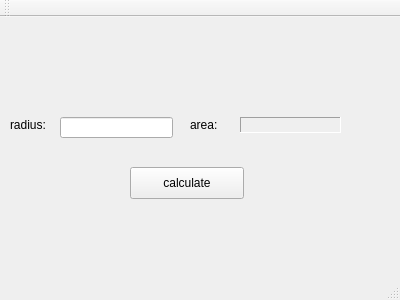
<?xml version="1.0" encoding="UTF-8"?>
<ui version="4.0">
 <class>MainWindow</class>
 <widget class="QMainWindow" name="MainWindow">
  <property name="geometry">
   <rect>
    <x>0</x>
    <y>0</y>
    <width>400</width>
    <height>300</height>
   </rect>
  </property>
  <property name="windowTitle">
   <string>MainWindow</string>
  </property>
  <widget class="QWidget" name="centralWidget">
   <widget class="QPushButton" name="pushButton">
    <property name="geometry">
     <rect>
      <x>130</x>
      <y>150</y>
      <width>114</width>
      <height>32</height>
     </rect>
    </property>
    <property name="text">
     <string>calculate</string>
    </property>
   </widget>
   <widget class="QLabel" name="label">
    <property name="geometry">
     <rect>
      <x>10</x>
      <y>100</y>
      <width>62</width>
      <height>16</height>
     </rect>
    </property>
    <property name="text">
     <string>radius:</string>
    </property>
   </widget>
   <widget class="QLabel" name="label_2">
    <property name="geometry">
     <rect>
      <x>240</x>
      <y>100</y>
      <width>101</width>
      <height>16</height>
     </rect>
    </property>
    <property name="frameShape">
     <enum>QFrame::Panel</enum>
    </property>
    <property name="frameShadow">
     <enum>QFrame::Sunken</enum>
    </property>
    <property name="text">
     <string/>
    </property>
   </widget>
   <widget class="QLabel" name="label_3">
    <property name="geometry">
     <rect>
      <x>190</x>
      <y>100</y>
      <width>41</width>
      <height>16</height>
     </rect>
    </property>
    <property name="text">
     <string>area:</string>
    </property>
   </widget>
   <widget class="QLineEdit" name="lineEdit">
    <property name="geometry">
     <rect>
      <x>60</x>
      <y>100</y>
      <width>113</width>
      <height>21</height>
     </rect>
    </property>
   </widget>
  </widget>
  <widget class="QMenuBar" name="menuBar">
   <property name="geometry">
    <rect>
     <x>0</x>
     <y>0</y>
     <width>400</width>
     <height>22</height>
    </rect>
   </property>
  </widget>
  <widget class="QToolBar" name="mainToolBar">
   <attribute name="toolBarArea">
    <enum>TopToolBarArea</enum>
   </attribute>
   <attribute name="toolBarBreak">
    <bool>false</bool>
   </attribute>
  </widget>
  <widget class="QStatusBar" name="statusBar"/>
 </widget>
 <layoutdefault spacing="6" margin="11"/>
 <resources/>
 <connections/>
</ui>
